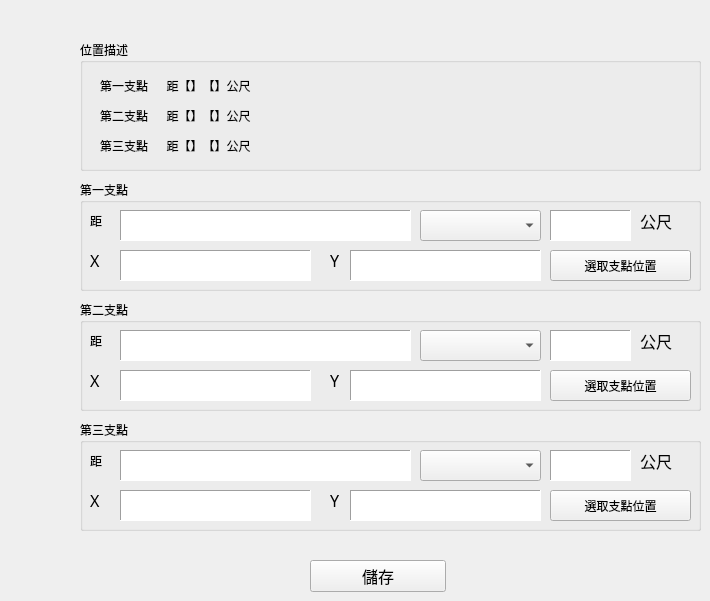
   <widget class="QWidget" name="tab">
    <attribute name="title">
     <string>三支距</string>
    </attribute>
    <widget class="QGroupBox" name="groupBox">
     <property name="geometry">
      <rect>
       <x>80</x>
       <y>40</y>
       <width>621</width>
       <height>131</height>
      </rect>
     </property>
     <property name="palette">
      <palette>
       <active>
        <colorrole role="Base">
         <brush brushstyle="SolidPattern">
          <color alpha="255">
           <red>255</red>
           <green>255</green>
           <blue>255</blue>
          </color>
         </brush>
        </colorrole>
        <colorrole role="Window">
         <brush brushstyle="SolidPattern">
          <color alpha="255">
           <red>240</red>
           <green>240</green>
           <blue>240</blue>
          </color>
         </brush>
        </colorrole>
       </active>
       <inactive>
        <colorrole role="Base">
         <brush brushstyle="SolidPattern">
          <color alpha="255">
           <red>255</red>
           <green>255</green>
           <blue>255</blue>
          </color>
         </brush>
        </colorrole>
        <colorrole role="Window">
         <brush brushstyle="SolidPattern">
          <color alpha="255">
           <red>240</red>
           <green>240</green>
           <blue>240</blue>
          </color>
         </brush>
        </colorrole>
       </inactive>
       <disabled>
        <colorrole role="Base">
         <brush brushstyle="SolidPattern">
          <color alpha="255">
           <red>240</red>
           <green>240</green>
           <blue>240</blue>
          </color>
         </brush>
        </colorrole>
        <colorrole role="Window">
         <brush brushstyle="SolidPattern">
          <color alpha="255">
           <red>240</red>
           <green>240</green>
           <blue>240</blue>
          </color>
         </brush>
        </colorrole>
       </disabled>
      </palette>
     </property>
     <property name="font">
      <font>
       <family>Arial Unicode MS</family>
      </font>
     </property>
     <property name="autoFillBackground">
      <bool>false</bool>
     </property>
     <property name="title">
      <string>位置描述</string>
     </property>
     <property name="flat">
      <bool>false</bool>
     </property>
     <widget class="QLabel" name="lbl_pin1">
      <property name="geometry">
       <rect>
        <x>20</x>
        <y>30</y>
        <width>581</width>
        <height>31</height>
       </rect>
      </property>
      <property name="font">
       <font>
        <family>Arial Unicode MS</family>
       </font>
      </property>
      <property name="text">
       <string>第一支點      距【】【】公尺</string>
      </property>
     </widget>
     <widget class="QLabel" name="lbl_pin2">
      <property name="geometry">
       <rect>
        <x>20</x>
        <y>60</y>
        <width>581</width>
        <height>31</height>
       </rect>
      </property>
      <property name="font">
       <font>
        <family>Arial Unicode MS</family>
       </font>
      </property>
      <property name="text">
       <string>第二支點      距【】【】公尺</string>
      </property>
     </widget>
     <widget class="QLabel" name="lbl_pin3">
      <property name="geometry">
       <rect>
        <x>20</x>
        <y>90</y>
        <width>581</width>
        <height>31</height>
       </rect>
      </property>
      <property name="font">
       <font>
        <family>Arial Unicode MS</family>
       </font>
      </property>
      <property name="text">
       <string>第三支點      距【】【】公尺</string>
      </property>
     </widget>
    </widget>
    <widget class="QGroupBox" name="groupBox_2">
     <property name="geometry">
      <rect>
       <x>80</x>
       <y>180</y>
       <width>621</width>
       <height>111</height>
      </rect>
     </property>
     <property name="font">
      <font>
       <family>Arial Unicode MS</family>
      </font>
     </property>
     <property name="title">
      <string>第一支點</string>
     </property>
     <widget class="QLabel" name="label_9">
      <property name="geometry">
       <rect>
        <x>10</x>
        <y>30</y>
        <width>21</width>
        <height>21</height>
       </rect>
      </property>
      <property name="font">
       <font>
        <family>Arial Unicode MS</family>
       </font>
      </property>
      <property name="text">
       <string>距</string>
      </property>
     </widget>
     <widget class="QTextEdit" name="teP1disc">
      <property name="geometry">
       <rect>
        <x>40</x>
        <y>30</y>
        <width>291</width>
        <height>31</height>
       </rect>
      </property>
      <property name="font">
       <font>
        <family>Arial Unicode MS</family>
       </font>
      </property>
      <property name="frameShape">
       <enum>QFrame::Panel</enum>
      </property>
      <property name="frameShadow">
       <enum>QFrame::Sunken</enum>
      </property>
      <property name="verticalScrollBarPolicy">
       <enum>Qt::ScrollBarAlwaysOff</enum>
      </property>
     </widget>
     <widget class="QComboBox" name="cbP1pos">
      <property name="geometry">
       <rect>
        <x>340</x>
        <y>30</y>
        <width>121</width>
        <height>31</height>
       </rect>
      </property>
      <property name="font">
       <font>
        <family>Arial Unicode MS</family>
        <pointsize>12</pointsize>
       </font>
      </property>
      <property name="contextMenuPolicy">
       <enum>Qt::DefaultContextMenu</enum>
      </property>
      <item>
       <property name="text">
        <string/>
       </property>
      </item>
      <item>
       <property name="text">
        <string>電力桿</string>
       </property>
      </item>
      <item>
       <property name="text">
        <string>電信桿</string>
       </property>
      </item>
      <item>
       <property name="text">
        <string>電力人孔</string>
       </property>
      </item>
      <item>
       <property name="text">
        <string>電信人孔</string>
       </property>
      </item>
      <item>
       <property name="text">
        <string>電信箱座</string>
       </property>
      </item>
      <item>
       <property name="text">
        <string>路燈</string>
       </property>
      </item>
      <item>
       <property name="text">
        <string>交通號誌</string>
       </property>
      </item>
      <item>
       <property name="text">
        <string>門柱</string>
       </property>
      </item>
      <item>
       <property name="text">
        <string>屋角</string>
       </property>
      </item>
      <item>
       <property name="text">
        <string>建物</string>
       </property>
      </item>
      <item>
       <property name="text">
        <string>三角點</string>
       </property>
      </item>
      <item>
       <property name="text">
        <string>水準點</string>
       </property>
      </item>
      <item>
       <property name="text">
        <string>變電箱座</string>
       </property>
      </item>
      <item>
       <property name="text">
        <string>變壓箱座</string>
       </property>
      </item>
      <item>
       <property name="text">
        <string>安全島</string>
       </property>
      </item>
      <item>
       <property name="text">
        <string>水池</string>
       </property>
      </item>
      <item>
       <property name="text">
        <string>板牆</string>
       </property>
      </item>
      <item>
       <property name="text">
        <string>圍牆</string>
       </property>
      </item>
      <item>
       <property name="text">
        <string>路邊</string>
       </property>
      </item>
      <item>
       <property name="text">
        <string>鐵絲網</string>
       </property>
      </item>
      <item>
       <property name="text">
        <string>路標</string>
       </property>
      </item>
      <item>
       <property name="text">
        <string>其他</string>
       </property>
      </item>
     </widget>
     <widget class="QTextEdit" name="teP1dis">
      <property name="geometry">
       <rect>
        <x>470</x>
        <y>30</y>
        <width>81</width>
        <height>31</height>
       </rect>
      </property>
      <property name="font">
       <font>
        <family>Arial Unicode MS</family>
        <pointsize>12</pointsize>
       </font>
      </property>
      <property name="frameShape">
       <enum>QFrame::Panel</enum>
      </property>
      <property name="frameShadow">
       <enum>QFrame::Sunken</enum>
      </property>
      <property name="verticalScrollBarPolicy">
       <enum>Qt::ScrollBarAlwaysOff</enum>
      </property>
     </widget>
     <widget class="QLabel" name="label_8">
      <property name="geometry">
       <rect>
        <x>560</x>
        <y>30</y>
        <width>41</width>
        <height>21</height>
       </rect>
      </property>
      <property name="font">
       <font>
        <family>Arial Unicode MS</family>
        <pointsize>12</pointsize>
       </font>
      </property>
      <property name="text">
       <string>公尺</string>
      </property>
     </widget>
     <widget class="QLabel" name="label_16">
      <property name="geometry">
       <rect>
        <x>10</x>
        <y>70</y>
        <width>16</width>
        <height>21</height>
       </rect>
      </property>
      <property name="font">
       <font>
        <family>Arial Unicode MS</family>
        <pointsize>12</pointsize>
       </font>
      </property>
      <property name="text">
       <string>X</string>
      </property>
     </widget>
     <widget class="QTextEdit" name="teP1x">
      <property name="geometry">
       <rect>
        <x>40</x>
        <y>70</y>
        <width>191</width>
        <height>31</height>
       </rect>
      </property>
      <property name="font">
       <font>
        <family>Arial Unicode MS</family>
        <pointsize>12</pointsize>
       </font>
      </property>
      <property name="frameShape">
       <enum>QFrame::Panel</enum>
      </property>
      <property name="frameShadow">
       <enum>QFrame::Sunken</enum>
      </property>
      <property name="verticalScrollBarPolicy">
       <enum>Qt::ScrollBarAlwaysOff</enum>
      </property>
     </widget>
     <widget class="QLabel" name="label_17">
      <property name="geometry">
       <rect>
        <x>250</x>
        <y>70</y>
        <width>16</width>
        <height>21</height>
       </rect>
      </property>
      <property name="font">
       <font>
        <family>Arial Unicode MS</family>
        <pointsize>12</pointsize>
       </font>
      </property>
      <property name="text">
       <string>Y</string>
      </property>
     </widget>
     <widget class="QTextEdit" name="teP1y">
      <property name="geometry">
       <rect>
        <x>270</x>
        <y>70</y>
        <width>191</width>
        <height>31</height>
       </rect>
      </property>
      <property name="font">
       <font>
        <family>Arial Unicode MS</family>
        <pointsize>12</pointsize>
       </font>
      </property>
      <property name="frameShape">
       <enum>QFrame::Panel</enum>
      </property>
      <property name="frameShadow">
       <enum>QFrame::Sunken</enum>
      </property>
      <property name="verticalScrollBarPolicy">
       <enum>Qt::ScrollBarAlwaysOff</enum>
      </property>
     </widget>
     <widget class="QPushButton" name="btP1xy">
      <property name="geometry">
       <rect>
        <x>470</x>
        <y>70</y>
        <width>141</width>
        <height>31</height>
       </rect>
      </property>
      <property name="font">
       <font>
        <family>Arial Unicode MS</family>
       </font>
      </property>
      <property name="text">
       <string>選取支點位置</string>
      </property>
     </widget>
    </widget>
    <widget class="QGroupBox" name="groupBox_3">
     <property name="geometry">
      <rect>
       <x>80</x>
       <y>300</y>
       <width>621</width>
       <height>111</height>
      </rect>
     </property>
     <property name="font">
      <font>
       <family>Arial Unicode MS</family>
      </font>
     </property>
     <property name="title">
      <string>第二支點</string>
     </property>
     <widget class="QLabel" name="label_18">
      <property name="geometry">
       <rect>
        <x>10</x>
        <y>30</y>
        <width>21</width>
        <height>21</height>
       </rect>
      </property>
      <property name="font">
       <font>
        <family>Arial Unicode MS</family>
       </font>
      </property>
      <property name="text">
       <string>距</string>
      </property>
     </widget>
     <widget class="QTextEdit" name="teP2disc">
      <property name="geometry">
       <rect>
        <x>40</x>
        <y>30</y>
        <width>291</width>
        <height>31</height>
       </rect>
      </property>
      <property name="font">
       <font>
        <family>Arial Unicode MS</family>
        <pointsize>12</pointsize>
       </font>
      </property>
      <property name="frameShape">
       <enum>QFrame::Panel</enum>
      </property>
      <property name="frameShadow">
       <enum>QFrame::Sunken</enum>
      </property>
      <property name="verticalScrollBarPolicy">
       <enum>Qt::ScrollBarAlwaysOff</enum>
      </property>
     </widget>
     <widget class="QComboBox" name="cbP2pos">
      <property name="geometry">
       <rect>
        <x>340</x>
        <y>30</y>
        <width>121</width>
        <height>31</height>
       </rect>
      </property>
      <property name="font">
       <font>
        <family>Arial Unicode MS</family>
        <pointsize>12</pointsize>
       </font>
      </property>
      <item>
       <property name="text">
        <string/>
       </property>
      </item>
      <item>
       <property name="text">
        <string>電力桿</string>
       </property>
      </item>
      <item>
       <property name="text">
        <string>電信桿</string>
       </property>
      </item>
      <item>
       <property name="text">
        <string>電力人孔</string>
       </property>
      </item>
      <item>
       <property name="text">
        <string>電信人孔</string>
       </property>
      </item>
      <item>
       <property name="text">
        <string>電信箱座</string>
       </property>
      </item>
      <item>
       <property name="text">
        <string>路燈</string>
       </property>
      </item>
      <item>
       <property name="text">
        <string>交通號誌</string>
       </property>
      </item>
      <item>
       <property name="text">
        <string>門柱</string>
       </property>
      </item>
      <item>
       <property name="text">
        <string>屋角</string>
       </property>
      </item>
      <item>
       <property name="text">
        <string>建物</string>
       </property>
      </item>
      <item>
       <property name="text">
        <string>三角點</string>
       </property>
      </item>
      <item>
       <property name="text">
        <string>水準點</string>
       </property>
      </item>
      <item>
       <property name="text">
        <string>變電箱座</string>
       </property>
      </item>
      <item>
       <property name="text">
        <string>變壓箱座</string>
       </property>
      </item>
      <item>
       <property name="text">
        <string>安全島</string>
       </property>
      </item>
      <item>
       <property name="text">
        <string>水池</string>
       </property>
      </item>
      <item>
       <property name="text">
        <string>板牆</string>
       </property>
      </item>
      <item>
       <property name="text">
        <string>圍牆</string>
       </property>
      </item>
      <item>
       <property name="text">
        <string>路邊</string>
       </property>
      </item>
      <item>
       <property name="text">
        <string>鐵絲網</string>
       </property>
      </item>
      <item>
       <property name="text">
        <string>路標</string>
       </property>
      </item>
      <item>
       <property name="text">
        <string>其他</string>
       </property>
      </item>
     </widget>
     <widget class="QTextEdit" name="teP2dis">
      <property name="geometry">
       <rect>
        <x>470</x>
        <y>30</y>
        <width>81</width>
        <height>31</height>
       </rect>
      </property>
      <property name="font">
       <font>
        <family>Arial Unicode MS</family>
        <pointsize>12</pointsize>
       </font>
      </property>
      <property name="frameShape">
       <enum>QFrame::Panel</enum>
      </property>
      <property name="frameShadow">
       <enum>QFrame::Sunken</enum>
      </property>
      <property name="verticalScrollBarPolicy">
       <enum>Qt::ScrollBarAlwaysOff</enum>
      </property>
     </widget>
     <widget class="QLabel" name="label_19">
      <property name="geometry">
       <rect>
        <x>560</x>
        <y>30</y>
        <width>41</width>
        <height>21</height>
       </rect>
      </property>
      <property name="font">
       <font>
        <family>Arial Unicode MS</family>
        <pointsize>12</pointsize>
       </font>
      </property>
      <property name="text">
       <string>公尺</string>
      </property>
     </widget>
     <widget class="QLabel" name="label_20">
      <property name="geometry">
       <rect>
        <x>10</x>
        <y>70</y>
        <width>16</width>
        <height>21</height>
       </rect>
      </property>
      <property name="font">
       <font>
        <family>Arial Unicode MS</family>
        <pointsize>12</pointsize>
       </font>
      </property>
      <property name="text">
       <string>X</string>
      </property>
     </widget>
     <widget class="QTextEdit" name="teP2x">
      <property name="geometry">
       <rect>
        <x>40</x>
        <y>70</y>
        <width>191</width>
        <height>31</height>
       </rect>
      </property>
      <property name="font">
       <font>
        <family>Arial Unicode MS</family>
        <pointsize>12</pointsize>
       </font>
      </property>
      <property name="frameShape">
       <enum>QFrame::Panel</enum>
      </property>
      <property name="frameShadow">
       <enum>QFrame::Sunken</enum>
      </property>
      <property name="verticalScrollBarPolicy">
       <enum>Qt::ScrollBarAlwaysOff</enum>
      </property>
     </widget>
     <widget class="QLabel" name="label_21">
      <property name="geometry">
       <rect>
        <x>250</x>
        <y>70</y>
        <width>16</width>
        <height>21</height>
       </rect>
      </property>
      <property name="font">
       <font>
        <family>Arial Unicode MS</family>
        <pointsize>12</pointsize>
       </font>
      </property>
      <property name="text">
       <string>Y</string>
      </property>
     </widget>
     <widget class="QTextEdit" name="teP2y">
      <property name="geometry">
       <rect>
        <x>270</x>
        <y>70</y>
        <width>191</width>
        <height>31</height>
       </rect>
      </property>
      <property name="font">
       <font>
        <family>Arial Unicode MS</family>
        <pointsize>12</pointsize>
       </font>
      </property>
      <property name="frameShape">
       <enum>QFrame::Panel</enum>
      </property>
      <property name="frameShadow">
       <enum>QFrame::Sunken</enum>
      </property>
      <property name="verticalScrollBarPolicy">
       <enum>Qt::ScrollBarAlwaysOff</enum>
      </property>
     </widget>
     <widget class="QPushButton" name="btP2xy">
      <property name="geometry">
       <rect>
        <x>470</x>
        <y>70</y>
        <width>141</width>
        <height>31</height>
       </rect>
      </property>
      <property name="font">
       <font>
        <family>Arial Unicode MS</family>
       </font>
      </property>
      <property name="text">
       <string>選取支點位置</string>
      </property>
     </widget>
    </widget>
    <widget class="QGroupBox" name="groupBox_4">
     <property name="geometry">
      <rect>
       <x>80</x>
       <y>420</y>
       <width>621</width>
       <height>111</height>
      </rect>
     </property>
     <property name="font">
      <font>
       <family>Arial Unicode MS</family>
      </font>
     </property>
     <property name="title">
      <string>第三支點</string>
     </property>
     <widget class="QLabel" name="label_22">
      <property name="geometry">
       <rect>
        <x>10</x>
        <y>30</y>
        <width>21</width>
        <height>21</height>
       </rect>
      </property>
      <property name="font">
       <font>
        <family>Arial Unicode MS</family>
       </font>
      </property>
      <property name="text">
       <string>距</string>
      </property>
     </widget>
     <widget class="QTextEdit" name="teP3disc">
      <property name="geometry">
       <rect>
        <x>40</x>
        <y>30</y>
        <width>291</width>
        <height>31</height>
       </rect>
      </property>
      <property name="font">
       <font>
        <family>Arial Unicode MS</family>
       </font>
      </property>
      <property name="frameShape">
       <enum>QFrame::Panel</enum>
      </property>
      <property name="frameShadow">
       <enum>QFrame::Sunken</enum>
      </property>
      <property name="verticalScrollBarPolicy">
       <enum>Qt::ScrollBarAlwaysOff</enum>
      </property>
     </widget>
     <widget class="QComboBox" name="cbP3pos">
      <property name="geometry">
       <rect>
        <x>340</x>
        <y>30</y>
        <width>121</width>
        <height>31</height>
       </rect>
      </property>
      <property name="font">
       <font>
        <family>Arial Unicode MS</family>
        <pointsize>12</pointsize>
       </font>
      </property>
      <item>
       <property name="text">
        <string/>
       </property>
      </item>
      <item>
       <property name="text">
        <string>電力桿</string>
       </property>
      </item>
      <item>
       <property name="text">
        <string>電信桿</string>
       </property>
      </item>
      <item>
       <property name="text">
        <string>電力人孔</string>
       </property>
      </item>
      <item>
       <property name="text">
        <string>電信人孔</string>
       </property>
      </item>
      <item>
       <property name="text">
        <string>電信箱座</string>
       </property>
      </item>
      <item>
       <property name="text">
        <string>路燈</string>
       </property>
      </item>
      <item>
       <property name="text">
        <string>交通號誌</string>
       </property>
      </item>
      <item>
       <property name="text">
        <string>門柱</string>
       </property>
      </item>
      <item>
       <property name="text">
        <string>屋角</string>
       </property>
      </item>
      <item>
       <property name="text">
        <string>建物</string>
       </property>
      </item>
      <item>
       <property name="text">
        <string>三角點</string>
       </property>
      </item>
      <item>
       <property name="text">
        <string>水準點</string>
       </property>
      </item>
      <item>
       <property name="text">
        <string>變電箱座</string>
       </property>
      </item>
      <item>
       <property name="text">
        <string>變壓箱座</string>
       </property>
      </item>
      <item>
       <property name="text">
        <string>安全島</string>
       </property>
      </item>
      <item>
       <property name="text">
        <string>水池</string>
       </property>
      </item>
      <item>
       <property name="text">
        <string>板牆</string>
       </property>
      </item>
      <item>
       <property name="text">
        <string>圍牆</string>
       </property>
      </item>
      <item>
       <property name="text">
        <string>路邊</string>
       </property>
      </item>
      <item>
       <property name="text">
        <string>鐵絲網</string>
       </property>
      </item>
      <item>
       <property name="text">
        <string>路標</string>
       </property>
      </item>
      <item>
       <property name="text">
        <string>其他</string>
       </property>
      </item>
     </widget>
     <widget class="QTextEdit" name="teP3dis">
      <property name="geometry">
       <rect>
        <x>470</x>
        <y>30</y>
        <width>81</width>
        <height>31</height>
       </rect>
      </property>
      <property name="font">
       <font>
        <family>Arial Unicode MS</family>
        <pointsize>12</pointsize>
       </font>
      </property>
      <property name="frameShape">
       <enum>QFrame::Panel</enum>
      </property>
      <property name="frameShadow">
       <enum>QFrame::Sunken</enum>
      </property>
      <property name="verticalScrollBarPolicy">
       <enum>Qt::ScrollBarAlwaysOff</enum>
      </property>
     </widget>
     <widget class="QLabel" name="label_23">
      <property name="geometry">
       <rect>
        <x>560</x>
        <y>30</y>
        <width>41</width>
        <height>21</height>
       </rect>
      </property>
      <property name="font">
       <font>
        <family>Arial Unicode MS</family>
        <pointsize>12</pointsize>
       </font>
      </property>
      <property name="text">
       <string>公尺</string>
      </property>
     </widget>
     <widget class="QLabel" name="label_24">
      <property name="geometry">
       <rect>
        <x>10</x>
        <y>70</y>
        <width>16</width>
        <height>21</height>
       </rect>
      </property>
      <property name="font">
       <font>
        <family>Arial Unicode MS</family>
        <pointsize>12</pointsize>
       </font>
      </property>
      <property name="text">
       <string>X</string>
      </property>
     </widget>
     <widget class="QTextEdit" name="teP3x">
      <property name="geometry">
       <rect>
        <x>40</x>
        <y>70</y>
        <width>191</width>
        <height>31</height>
       </rect>
      </property>
      <property name="font">
       <font>
        <family>Arial Unicode MS</family>
        <pointsize>12</pointsize>
       </font>
      </property>
      <property name="frameShape">
       <enum>QFrame::Panel</enum>
      </property>
      <property name="frameShadow">
       <enum>QFrame::Sunken</enum>
      </property>
      <property name="verticalScrollBarPolicy">
       <enum>Qt::ScrollBarAlwaysOff</enum>
      </property>
     </widget>
     <widget class="QLabel" name="label_25">
      <property name="geometry">
       <rect>
        <x>250</x>
        <y>70</y>
        <width>16</width>
        <height>21</height>
       </rect>
      </property>
      <property name="font">
       <font>
        <family>Arial Unicode MS</family>
        <pointsize>12</pointsize>
       </font>
      </property>
      <property name="text">
       <string>Y</string>
      </property>
     </widget>
     <widget class="QTextEdit" name="teP3y">
      <property name="geometry">
       <rect>
        <x>270</x>
        <y>70</y>
        <width>191</width>
        <height>31</height>
       </rect>
      </property>
      <property name="font">
       <font>
        <family>Arial Unicode MS</family>
        <pointsize>12</pointsize>
       </font>
      </property>
      <property name="frameShape">
       <enum>QFrame::Panel</enum>
      </property>
      <property name="frameShadow">
       <enum>QFrame::Sunken</enum>
      </property>
      <property name="verticalScrollBarPolicy">
       <enum>Qt::ScrollBarAlwaysOff</enum>
      </property>
     </widget>
     <widget class="QPushButton" name="btP3xy">
      <property name="geometry">
       <rect>
        <x>470</x>
        <y>70</y>
        <width>141</width>
        <height>31</height>
       </rect>
      </property>
      <property name="font">
       <font>
        <family>Arial Unicode MS</family>
       </font>
      </property>
      <property name="text">
       <string>選取支點位置</string>
      </property>
     </widget>
    </widget>
    <widget class="QPushButton" name="pushButtonOK_valve_pin">
     <property name="geometry">
      <rect>
       <x>310</x>
       <y>560</y>
       <width>136</width>
       <height>32</height>
      </rect>
     </property>
     <property name="font">
      <font>
       <pointsize>12</pointsize>
      </font>
     </property>
     <property name="text">
      <string>儲存</string>
     </property>
    </widget>
   </widget>
